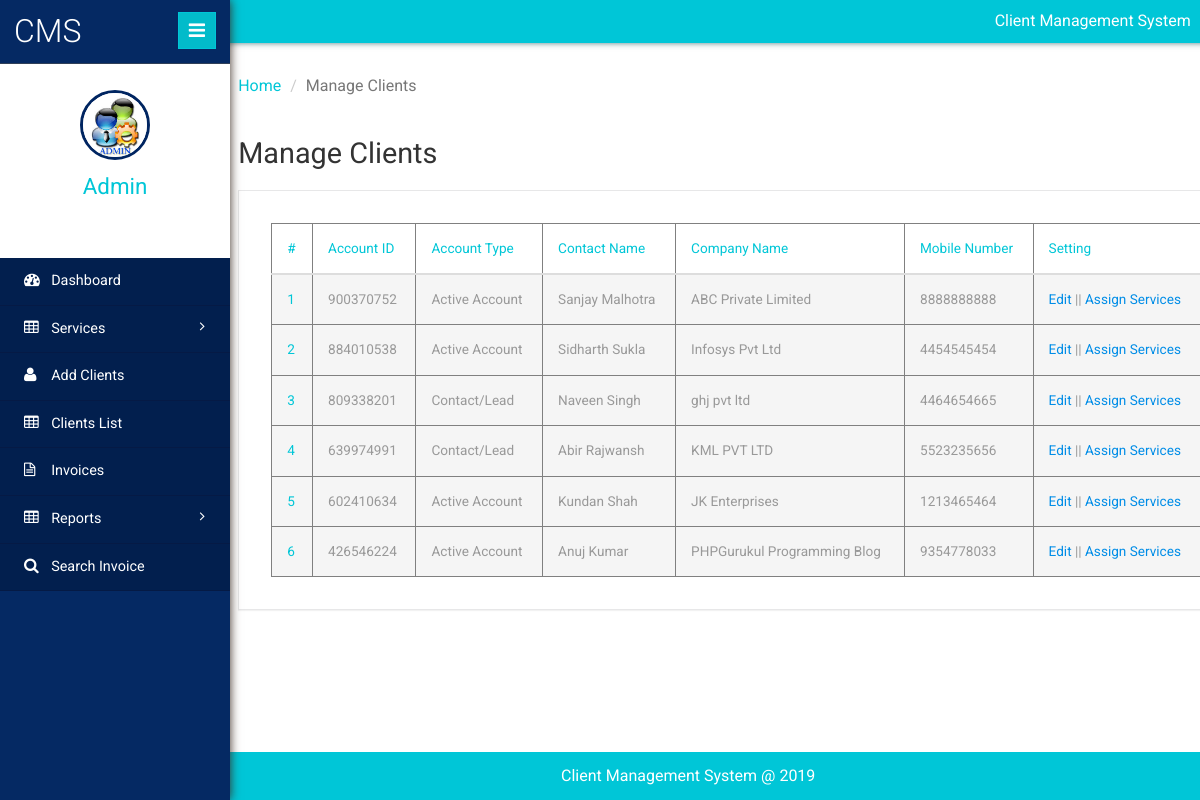
Screenshot of /clientms/admin/manage-client.php (signed in) with the database file from the repository.
### tables this page shows
CREATE TABLE `tblclient` (
  `ID` int(10) NOT NULL,
  `AccountID` int(10) DEFAULT NULL,
  `AccountType` varchar(50) DEFAULT NULL,
  `ContactName` varchar(120) DEFAULT NULL,
  `CompanyName` varchar(120) DEFAULT NULL,
  `Address` varchar(200) DEFAULT NULL,
  `City` varchar(120) DEFAULT NULL,
  `State` varchar(120) DEFAULT NULL,
  `ZipCode` int(10) DEFAULT NULL,
  `Workphnumber` bigint(10) DEFAULT NULL,
  `Cellphnumber` bigint(10) DEFAULT NULL,
  `Otherphnumber` bigint(10) DEFAULT NULL,
  `Email` varchar(200) DEFAULT NULL,
  `WebsiteAddress` varchar(200) DEFAULT NULL,
  `Notes` mediumtext DEFAULT NULL,
  `Password` varchar(200) NOT NULL,
  `CreationDate` timestamp NULL DEFAULT current_timestamp()
);

### clientms/admin/manage-client.php (the view, shortened to what this page needs)
<?php
include('includes/dbconnection.php');
if (strlen($_SESSION['clientmsaid']==0)) {
  header('location:logout.php');
  } else{
  	?>
<!DOCTYPE HTML>
<html>
<head>
	<link href="css/bootstrap.min.css" rel='stylesheet' type='text/css' />
	<link href="css/style.css" rel='stylesheet' type='text/css' />
	<link href="css/font-awesome.css" rel="stylesheet">
	<link rel="stylesheet" href="css/icon-font.min.css" type='text/css' />
</head>
<body>
	<div class="page-container">
		<div class="left-content">
			<div class="inner-content">
				<?php include_once('includes/header.php');?>
				<div class="outter-wp">
					<div class="sub-heard-part">
						<ol class="breadcrumb m-b-0">
							<li><a href="dashboard.php">Home</a></li>
							<li class="active">Manage Clients</li>
						</ol>
					</div>
					<div class="graph-visual tables-main">
						<h3 class="inner-tittle two">Manage Clients </h3>
						<div class="graph">
							<div class="tables">
								<table class="table" border="1"> <thead> <tr> <th>#</th>
									<th>Account ID</th>
									 <th>Account Type</th>
									 <th>Contact Name</th>
									 <th>Company Name</th>
									 <th>Mobile Number</th>
									 <th>Setting</th>
									  </tr>
									   </thead>
									    <tbody>
									    	<?php
$sql="SELECT * from tblclient";
$query = $dbh -> prepare($sql);
$query->execute();
$results=$query->fetchAll(PDO::FETCH_OBJ);
$cnt=1;
if($query->rowCount() > 0)
{
foreach($results as $row)
{               ?>
									     <tr class="active">
									      <th scope="row"><?php echo htmlentities($cnt);?></th>
									       <td><?php  echo htmlentities($row->AccountID);?></td>
									        <td><?php  echo htmlentities($row->AccountType);?></td>
									         <td><?php  echo htmlentities($row->ContactName);?></td>
									         <td><?php  echo htmlentities($row->CompanyName);?></td>
									         <td><?php  echo htmlentities($row->Workphnumber);?></td>
									        <td><a href="edit-client-details.php?editid=<?php echo $row->ID;?>">Edit</a>  ||  <a href="add-client-services.php?addid=<?php echo $row->ID;?>">Assign Services</a></td>
									     </tr>
									     <?php $cnt=$cnt+1;}} ?>
									     </tbody> </table>
							</div>
						</div>
					</div>
				</div>
				<?php include_once('includes/footer.php');?>
			</div>
		</div>
		<?php include_once('includes/sidebar.php');?>
	</div>
</body>
</html>
<?php }  ?>

### clientms/admin/includes/header.php (shortened to what this page needs)
<div class="header-section">
        <div class="top_menu">
          <div class="profile_details_left">
            <ul class="nofitications-dropdown">
              <p style="padding-top: 10px;color: white;text-align: center;">Client Management System</p>
            </ul>
          </div>
          <div class="clearfix"></div>
        </div>
      </div>

### clientms/admin/includes/footer.php
<footer>
           <p>Client Management System @ 2019</p>
       </footer>

### clientms/admin/includes/sidebar.php (shortened to what this page needs)
 <div class="sidebar-menu">
    <header class="logo">
        <a href="#" class="sidebar-icon"> <span class="fa fa-bars"></span> </a> <a href="dashboard.php"> <span id="logo"> <h1>CMS</h1></span>
        </a>
    </header>
    <div class="down">
        <?php
$aid=$_SESSION['clientmsaid'];
$sql="SELECT AdminName from  tbladmin where ID=:aid";
$query = $dbh -> prepare($sql);
$query->bindParam(':aid',$aid,PDO::PARAM_STR);
$query->execute();
$results=$query->fetchAll(PDO::FETCH_OBJ);
$cnt=1;
if($query->rowCount() > 0)
{
foreach($results as $row)
{               ?>
        <a href="dashboard.php"><img src="images/images.jpg" height="70" width="70"></a>
        <a href="dashboard.php"><span class=" name-caret"><?php  echo $row->AdminName;?></span></a>
        <?php $cnt=$cnt+1;}} ?>
        <ul>
            <li><a class="tooltips" href="admin-profile.php"><span>Profile</span><i class="lnr lnr-user"></i></a></li>
            <li><a class="tooltips" href="change-password.php"><span>Settings</span><i class="lnr lnr-cog"></i></a></li>
            <li><a class="tooltips" href="logout.php"><span>Log out</span><i class="lnr lnr-power-switch"></i></a></li>
        </ul>
    </div>
    <div class="menu">
        <ul id="menu" >
            <li><a href="dashboard.php"><i class="fa fa-tachometer"></i> <span>Dashboard</span></a></li>
            <li id="menu-academico" ><a href="#"><i class="fa fa-table"></i> <span> Services</span> <span class="fa fa-angle-right" style="float: right"></span></a>
            </li>
            <li><a href="add-client.php"><i class="fa fa-user"></i> <span>Add Clients</span></a></li>
            <li><a href="manage-client.php"><i class="fa fa-table"></i> <span>Clients List</span></a></li>
            <li><a href="invoices.php"><i class="fa fa-file-text-o"></i> <span>Invoices</span></a></li>
            <li id="menu-academico" ><a href="#"><i class="fa fa-table"></i> <span> Reports</span> <span class="fa fa-angle-right" style="float: right"></span></a>
            </li>
            <li><a href="search-invoices.php"><i class="fa fa-search"></i> <span>Search Invoice</span></a></li>
        </ul>
    </div>
</div>

### rows the page displays
tblclient: AccountID "900370752", AccountType "Active Account", ContactName "Sanjay Malhotra", CompanyName "ABC Private Limited", Workphnumber "8888888888"
tblclient: AccountID "884010538", AccountType "Active Account", ContactName "Sidharth Sukla", CompanyName "Infosys Pvt Ltd", Workphnumber "4454545454"
tblclient: AccountID "809338201", AccountType "Contact/Lead", ContactName "Naveen Singh", CompanyName "ghj pvt ltd", Workphnumber "4464654665"
tblclient: AccountID "639974991", AccountType "Contact/Lead", ContactName "Abir Rajwansh", CompanyName "KML PVT LTD", Workphnumber "5523235656"
tblclient: AccountID "602410634", AccountType "Active Account", ContactName "Kundan Shah", CompanyName "JK Enterprises", Workphnumber "1213465464"
tblclient: AccountID "426546224", AccountType "Active Account", ContactName "Anuj Kumar", CompanyName "PHPGurukul Programming Blog", Workphnumber "9354778033"

### other values shown
$row->AdminName "Admin"
